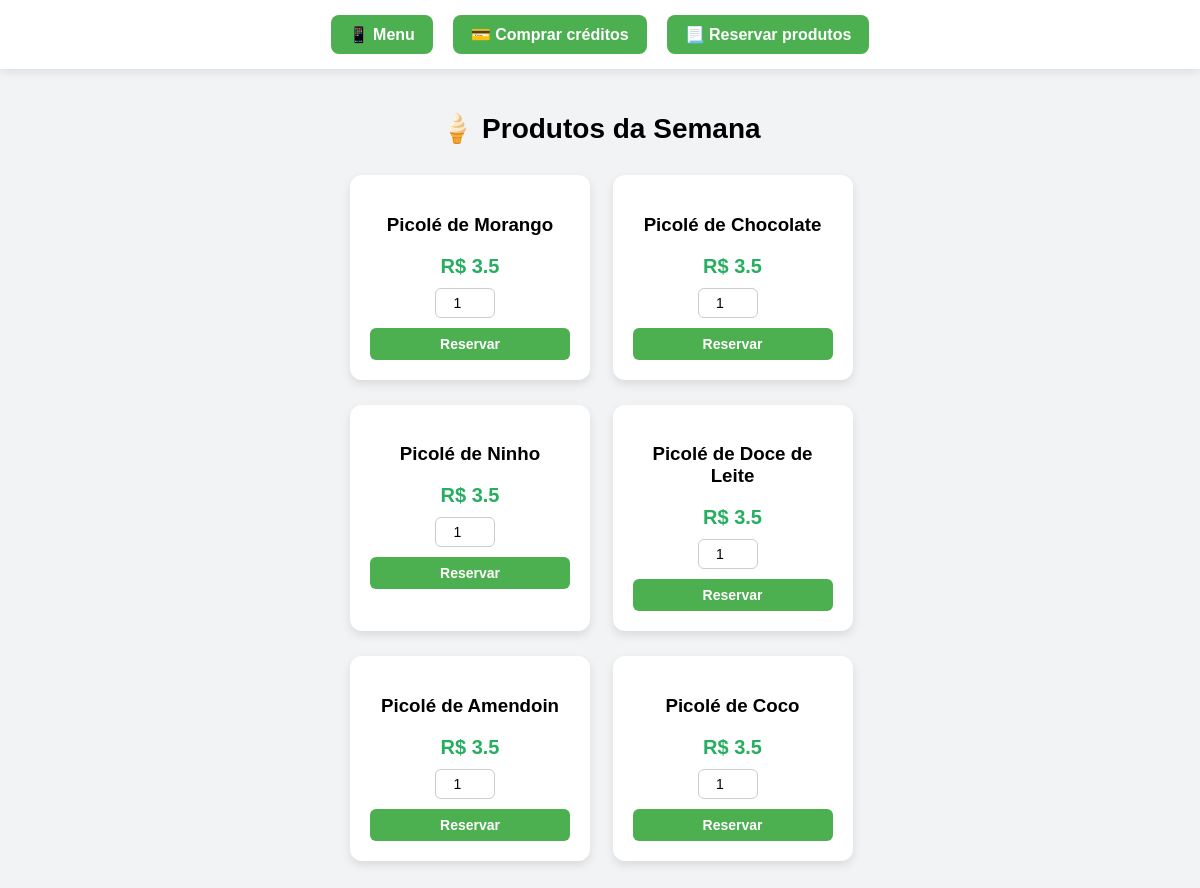
The page /reservar (signed in) on the database its author committed.
### tables this page shows
CREATE TABLE produtos (
id INTEGER PRIMARY KEY AUTOINCREMENT,
nome TEXT,
preco INTEGER,
ativo INTEGER DEFAULT 1
);

### app.py (the view)
@app.route("/reservar")
def reservar():
    if "usuario_id" not in session:
        return redirect("/login")
    conn = sqlite3.connect("database.db")
    cursor = conn.cursor()
    cursor.execute("SELECT * FROM produtos WHERE ativo=1")
    produtos = cursor.fetchall()
    conn.close()
    return render_template("reservar.html", produtos=produtos)

### templates/reservar.html (shortened to what this page needs)
<!DOCTYPE html>
<html>
<head>
<link rel="stylesheet" href="/static/style.css">
</head>
<body>
<div class="menu">
<a href="/dashboard">📱 Menu</a>
<a href="/comprar">💳 Comprar créditos</a>
<a href="/reservar">📃 Reservar produtos</a>
</div>
<div class="container">
<h2 class="titulo">🍦 Produtos da Semana</h2>
<div class="produtos-grid">
{% for produto in produtos %}
<div class="produto-card">
<h3>{{produto[1]}}</h3>
<div class="preco">
R$ {{produto[2]}}
</div>
<form action="/fazer_reserva" method="post">
<input
type="number"
name="quantidade"
value="1"
min="1"
class="input-qtd"
>
<button class="btn-reservar">
Reservar
</button>
</form>
</div>
{% endfor %}
</div>
</div>
</body>
</html>

### static/style.css (style rules this page uses)
body { font-family:Arial, sans-serif; margin:0; background:#f2f4f8; }
.container { max-width:500px; margin:auto; padding:20px; padding-bottom:80px; }
button { width:100%; padding:12px; border:none; border-radius:8px; background:#4CAF50; color:white; font-size:16px; margin-top:10px; }
.menu { display:flex; gap:20px; align-items:center; }
.menu { display:flex; justify-content:center; gap:20px; padding:15px; background:white; box-shadow:0 2px 10px rgba(0,0,0,0.1); }
.menu a { background:#4CAF50; color:white; padding:10px 18px; border-radius:8px; text-decoration:none; font-weight:bold; }
body { background:#f2f3f5; font-family:Arial; }
button { background:#4CAF50; color:white; border:none; padding:10px 20px; border-radius:8px; cursor:pointer; font-size:14px; min-width:120px; }
input { padding:12px; border-radius:8px; border:1px solid #ccc; font-size:14px; width:100%; box-sizing:border-box; text-decoration:none; }
.btn-reservar { background:#2196F3; color:white; padding:10px 20px; border-radius:8px; text-decoration:none; display:inline-block; margin-top:10px; }
.produto-card { background:white; padding:20px; border-radius:12px; box-shadow:0 5px 15px rgba(0,0,0,0.1); width:200px; text-align:center; }
.produto-card button { background:#4CAF50; color:white; border:none; padding:8px 15px; border-radius:6px; cursor:pointer; }
button { border:none; padding:7px 12px; border-radius:6px; cursor:pointer; font-weight:bold; }
.titulo { text-align:center; margin-bottom:30px; font-size:28px; }
.produtos-grid { display:grid; grid-template-columns:repeat(auto-fit,minmax(220px,1fr)); gap:25px; }
.produto-card { background:white; padding:20px; border-radius:12px; box-shadow:0 4px 10px rgba(0,0,0,0.1); text-align:center; transition:0.2s; }
.preco { font-size:20px; color:#27ae60; font-weight:bold; margin:10px 0; }
.input-qtd { width:60px; padding:6px; margin-right:10px; border-radius:6px; border:1px solid #ccc; text-align:center; }
.btn-reservar { background:#3498db; color:white; border:none; padding:8px 15px; border-radius:6px; cursor:pointer; }

### rows shown on the page
produtos: nome "Picolé de Morango", preco "3.5"
produtos: nome "Picolé de Chocolate", preco "3.5"
produtos: nome "Picolé de Ninho", preco "3.5"
produtos: nome "Picolé de Doce de Leite", preco "3.5"
produtos: nome "Picolé de Amendoin", preco "3.5"
produtos: nome "Picolé de Coco", preco "3.5"
